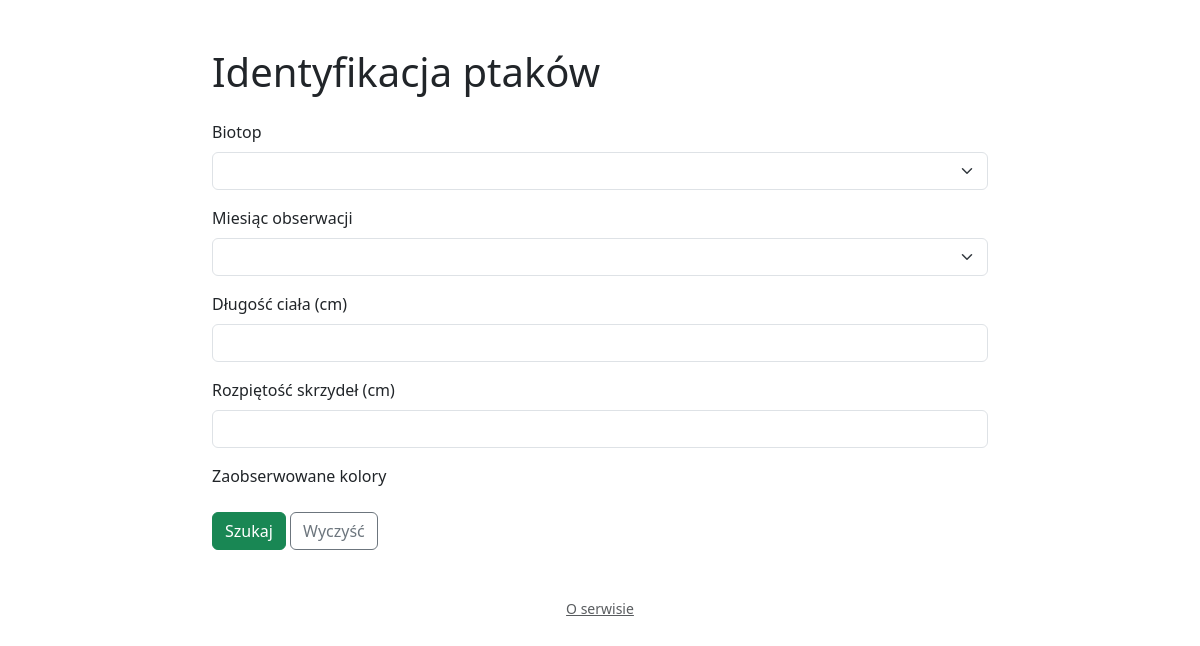
The app's page /, older data.
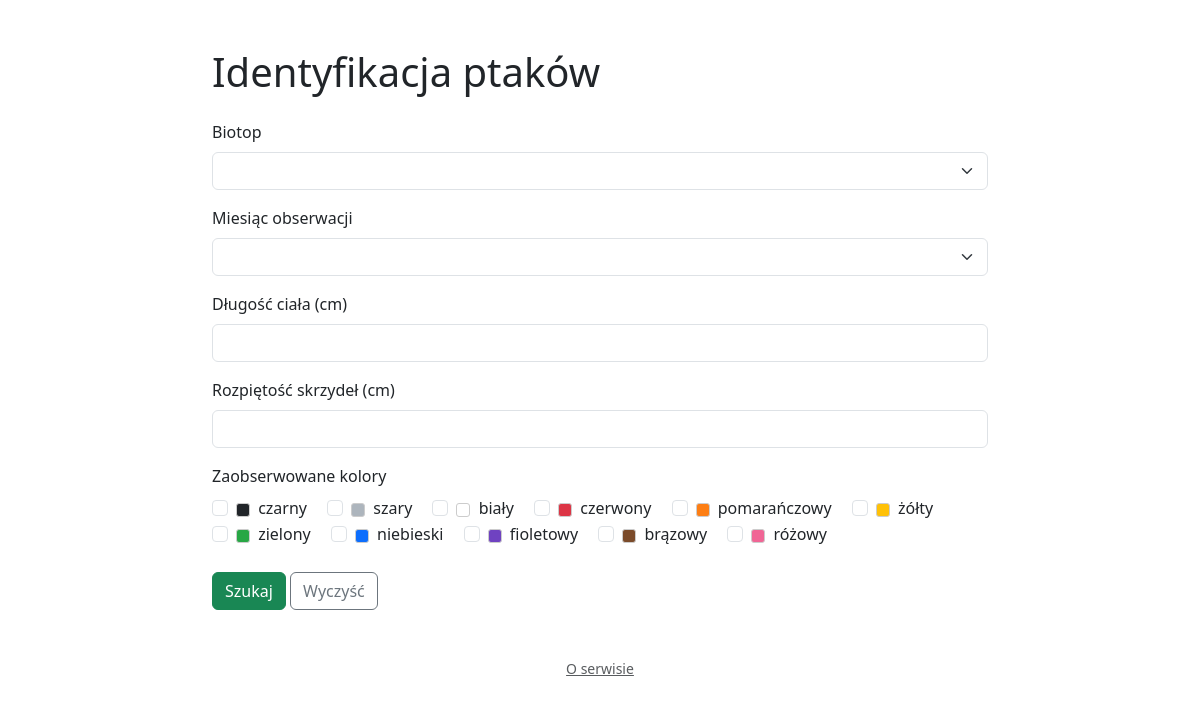
The same page, newer data.
### apps/birds/models.py (models this page shows)
class Kolor(models.Model):
    nazwa = models.CharField(max_length=100, unique=True)
    def __str__(self):
        return self.nazwa

### apps/birds/views.py (the view, shortened to what this page needs)
# urls.py: path('', views.home, name='home'),
def home(request):
    form = ObserwacjaForm(request.POST or None)
    wyniki = None
    return render(request, "birds/home.html", {"form": form, "wyniki": wyniki})

### apps/birds/forms.py (shortened to what this page needs)
class ObserwacjaForm(forms.Form):
    biotop = forms.ModelChoiceField(
        queryset=Biotop.objects.all(),
        required=False,
        label="Biotop",
        empty_label="",
        widget=forms.Select(attrs={"class": "form-select"}),
    )
    miesiac = forms.ChoiceField(
        choices=MIESIACE,
        required=False,
        label="Miesiąc obserwacji",
        widget=forms.Select(attrs={"class": "form-select"}),
    )
    dlugosc_ciala = forms.FloatField(
        required=False,
        label="Długość ciała (cm)",
        min_value=0.1,
        max_value=300,
        widget=forms.NumberInput(attrs={"class": "form-control"}),
    )
    rozpietosc_skrzydel = forms.FloatField(
        required=False,
        label="Rozpiętość skrzydeł (cm)",
        min_value=0.1,
        max_value=400,
        widget=forms.NumberInput(attrs={"class": "form-control"}),
    )
    kolory = forms.ModelMultipleChoiceField(
        queryset=Kolor.objects.all(),
        required=False,
        widget=forms.CheckboxSelectMultiple(attrs={"class": "form-check-input"}),
        label="Zaobserwowane kolory",
    )

### apps/birds/models.py (called while the page is built)
    def __str__(self):
        return self.nazwa

### apps/birds/templatetags/birds_extras.py (called while the page is built)
@register.filter
def kolor_hex(nazwa):
    return MAPA_KOLOROW.get(nazwa, "#cccccc")

### apps/birds/templates/birds/home.html (shortened to what this page needs)
{% load birds_extras %}
<!DOCTYPE html>
<html lang="pl">
<head>
    <link href="https://cdn.jsdelivr.net/npm/bootstrap@5.3.3/dist/css/bootstrap.min.css" rel="stylesheet">
</head>
<body>
<div class="container pt-5 pb-3" style="max-width: 800px;">
    <h1 class="mb-1 mb-4">Identyfikacja ptaków</h1>
    <form method="post">
        <div class="mb-3">
            <label for="{{ form.biotop.id_for_label }}" class="form-label">Biotop</label>
            {{ form.biotop }}
        </div>
        <div class="mb-3">
            <label for="{{ form.miesiac.id_for_label }}" class="form-label">Miesiąc obserwacji</label>
            {{ form.miesiac }}
        </div>
        <div class="mb-3">
            <label for="{{ form.dlugosc_ciala.id_for_label }}" class="form-label">Długość ciała (cm)</label>
            {{ form.dlugosc_ciala }}
        </div>
        <div class="mb-3">
            <label for="{{ form.rozpietosc_skrzydel.id_for_label }}" class="form-label">Rozpiętość skrzydeł (cm)</label>
            {{ form.rozpietosc_skrzydel }}
        </div>
        <div class="mb-4">
            <label class="form-label d-block">Zaobserwowane kolory</label>
            {% for checkbox in form.kolory %}
                <div class="form-check form-check-inline">
                    {{ checkbox.tag }}
                    <label class="form-check-label" for="{{ checkbox.id_for_label }}">
                        <span style="display:inline-block; width:14px; height:14px; border-radius:3px; background-color: {{ checkbox.choice_label|kolor_hex }}; border:1px solid #ccc; vertical-align:middle; margin-right:4px;"></span>
                        {{ checkbox.choice_label }}
                    </label>
                </div>
            {% endfor %}
        </div>
        <button type="submit" class="btn btn-success">Szukaj</button>
        <a href="{% url 'home' %}" class="btn btn-outline-secondary">Wyczyść</a>
    </form>
    <p class="text-center text-muted small mt-5 mb-0">
        <a href="{% url 'o_serwisie' %}" class="text-muted">O serwisie</a>
    </p>
</div>
</body>
</html>

Row changes from the older to the newer data that the page shows:
added Kolor: choice_label "czarny"
added Kolor: choice_label "szary"
added Kolor: choice_label "biały"
added Kolor: choice_label "czerwony"
added Kolor: choice_label "pomarańczowy"
added Kolor: choice_label "żółty"
added Kolor: choice_label "zielony"
added Kolor: choice_label "niebieski"
added Kolor: choice_label "fioletowy"
added Kolor: choice_label "brązowy"
added Kolor: choice_label "różowy"
